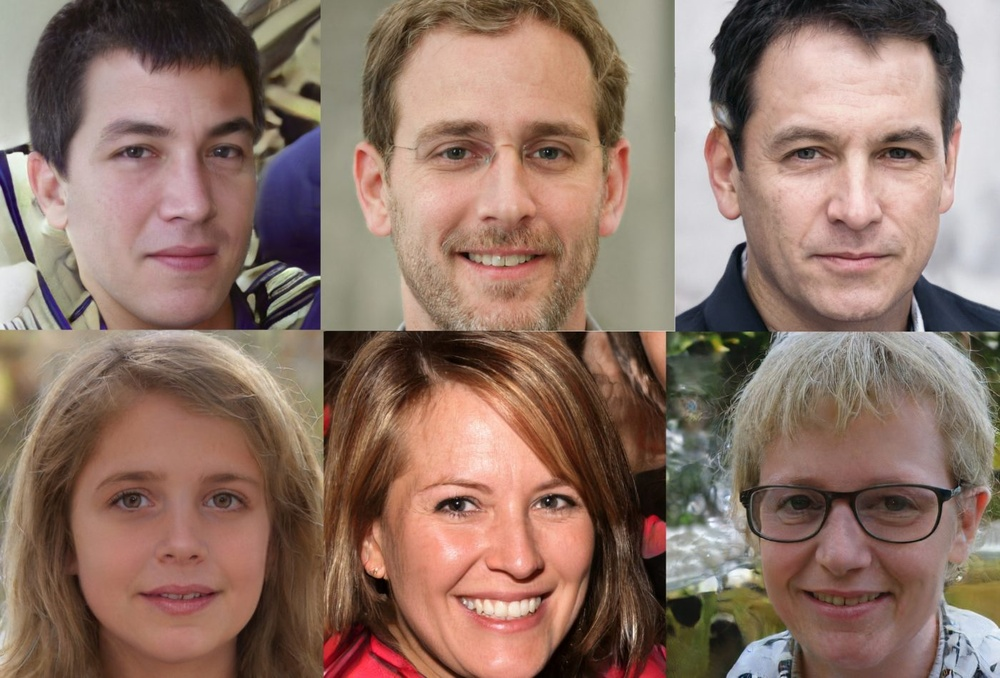
#> input picture 1223機器/peo1.jpg, 1000 x 678 px, shrunk from 1400 x 949 before the run
$ python '1223 colab 的辨識.py'
#> lines starting #> are read from the running program, lines starting #| are printed output that depends on the picture
# -*- coding: utf-8 -*-
"""
Created on Thu Dec 23 21:31:10 2021

@author: USER
"""
#!pip install cvzone
#!pip install mediapipe
import cv2
from cvzone.FaceDetectionModule import FaceDetector
from google.colab.patches import cv2_imshow
img1=cv2.imread('peo1.jpg')
#> img1 is the input picture: shape (678, 1000, 3); mean B, G, R 103.4, 115.9, 142.9
img2=cv2.imread('peo2.jpg')
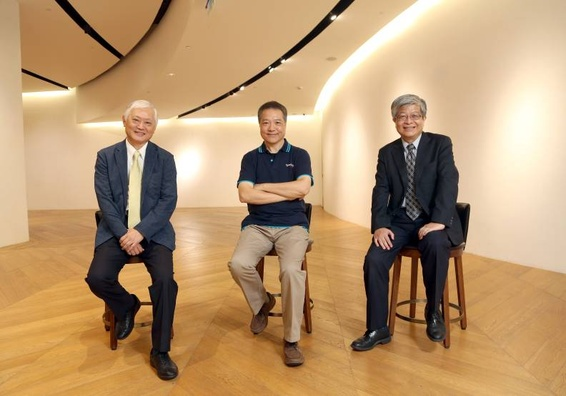
#> input picture 1223機器/peo2.jpg, 566 x 396 px, shrunk from 792 x 555 before the run
#> img2 is the input picture: shape (396, 566, 3); mean B, G, R 111, 150, 183.4
img3=cv2.imread('peo3.jpg')
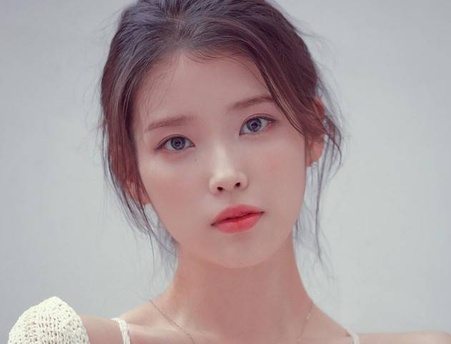
#> input picture 1223機器/peo3.jpg, 451 x 344 px, shrunk from 631 x 481 before the run
#> img3 is the input picture: shape (344, 451, 3); mean B, G, R 161.1, 159.4, 173.3
#> (the run stopped early here; a loop or call above may not have finished)
